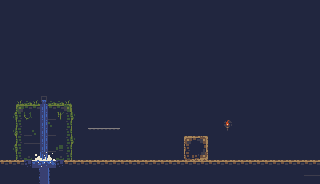

Tiled map render using the project's own tile images. Description and the whole map definition, tile-layer contents included, below:
An orthogonal 40x23 tile map with 8x8 px tiles, 3 tile layers (Tile Layer 1, lowest layer behind effects, lowest layer) and 3 objects.

<map version="1.10" tiledversion="1.11.2" orientation="orthogonal" renderorder="right-down" width="40" height="23" tilewidth="8" tileheight="8" infinite="0" nextlayerid="6" nextobjectid="10">
 <editorsettings>
  <export target="importmap.lua" format="lua" />
 </editorsettings>
 <tileset firstgid="1" name="test_tiles" tilewidth="8" tileheight="8" tilecount="96" columns="8">
  <image source="cavesofgallet_tiles.png" width="64" height="96" />
 </tileset>
 <layer id="1" name="Tile Layer 1" width="40" height="23">
  <data encoding="csv">
1,1,1,1,1,1,1,1,1,1,1,1,1,1,1,1,1,1,1,1,1,1,1,1,1,1,1,1,1,1,1,1,1,1,1,1,1,1,1,1,
1,1,1,1,1,1,1,1,1,1,1,1,1,1,1,1,1,1,1,1,1,1,1,1,1,1,1,1,1,1,1,1,1,1,1,1,1,1,1,1,
1,1,1,1,1,1,1,1,1,1,1,1,1,1,1,1,1,1,1,1,1,1,1,1,1,1,1,1,1,1,1,1,1,1,1,1,1,1,1,1,
1,1,1,1,1,1,1,1,1,1,1,1,1,1,1,1,1,1,1,1,1,1,1,1,1,1,1,1,1,1,1,1,1,1,1,1,1,1,1,1,
1,1,1,1,1,1,1,1,1,1,1,1,1,1,1,1,1,1,1,1,1,1,1,1,1,1,1,1,1,1,1,1,1,1,1,1,1,1,1,1,
1,1,1,1,1,1,1,1,1,1,1,1,1,1,1,1,1,1,1,1,1,1,1,1,1,1,1,1,1,1,1,1,1,1,1,1,1,1,1,1,
1,1,1,1,1,1,1,1,1,1,1,1,1,1,1,1,1,1,1,1,1,1,1,1,1,1,1,1,1,1,1,1,1,1,1,1,1,1,1,1,
1,1,1,1,1,1,1,1,1,1,1,1,1,1,1,1,1,1,1,1,1,1,1,1,1,1,1,1,1,1,1,1,1,1,1,1,1,1,1,1,
1,1,1,1,1,1,1,1,1,1,1,1,1,1,1,1,1,1,1,1,1,1,1,1,1,1,1,1,1,1,1,1,1,1,1,1,1,1,1,1,
1,1,1,1,1,1,1,1,1,1,1,1,1,1,1,1,1,1,1,1,1,1,1,1,1,1,1,1,1,1,1,1,1,1,1,1,1,1,1,1,
1,1,1,1,1,1,1,1,1,1,1,1,1,1,1,1,1,1,1,1,1,1,1,1,1,1,1,1,1,1,1,1,1,1,1,1,1,1,1,1,
1,1,1,1,1,1,1,1,1,1,1,1,1,1,1,1,1,1,1,1,1,1,1,1,1,1,1,1,1,1,1,1,1,1,1,1,1,1,1,1,
1,1,1,1,1,1,1,1,1,1,1,1,1,1,1,1,1,1,1,1,1,1,1,1,1,1,1,1,1,1,1,1,1,1,1,1,1,1,1,1,
1,1,1,1,1,1,1,1,1,1,1,1,1,1,1,1,1,1,1,1,1,1,1,1,1,1,1,1,1,1,1,1,1,1,1,1,1,1,1,1,
1,1,1,1,1,1,1,1,1,1,1,1,1,1,1,1,1,1,1,1,1,1,1,1,1,1,1,1,1,1,1,1,1,1,1,1,1,1,1,1,
1,1,1,1,1,1,1,1,1,1,1,1,1,1,1,1,1,1,1,1,1,1,1,1,1,1,1,1,1,1,1,1,1,1,1,1,1,1,1,1,
1,1,1,1,1,1,1,1,1,1,1,1,1,1,1,1,1,1,1,1,1,1,1,1,1,1,1,1,1,1,1,1,1,1,1,1,1,1,1,1,
1,1,1,1,1,1,1,1,1,1,1,1,1,1,1,1,1,1,1,1,1,1,1,1,1,1,1,1,1,1,1,1,1,1,1,1,1,1,1,1,
1,1,1,1,1,1,1,1,1,1,1,1,1,1,1,1,1,1,1,1,1,1,1,1,1,1,1,1,1,1,1,1,1,1,1,1,1,1,1,1,
1,1,1,1,1,1,1,1,1,1,1,1,1,1,1,1,1,1,1,1,1,1,1,1,1,1,1,1,1,1,1,1,1,1,1,1,1,1,1,1,
1,1,1,1,1,1,1,1,1,1,1,1,1,1,1,1,1,1,1,1,1,1,1,1,1,1,1,1,1,1,1,1,1,1,1,1,1,1,1,1,
1,1,1,1,1,1,1,1,1,1,1,1,1,1,1,1,1,1,1,1,1,1,1,1,1,1,1,1,1,1,1,1,1,1,1,1,1,1,1,1,
1,1,1,1,1,1,1,1,1,1,1,1,1,1,1,1,1,1,1,1,1,1,1,1,1,1,1,1,1,1,1,1,1,1,1,1,1,1,1,1
</data>
 </layer>
 <layer id="3" name="lowest layer behind effects" width="40" height="23">
  <data encoding="csv">
0,0,0,0,0,0,0,0,0,0,0,0,0,0,0,0,0,0,0,0,0,0,0,0,0,0,0,0,0,0,0,0,0,0,0,0,0,0,0,0,
0,0,0,0,0,0,0,0,0,0,0,0,0,0,0,0,0,0,0,0,0,0,0,0,0,0,0,0,0,0,0,0,0,0,0,0,0,0,0,0,
0,0,0,0,0,0,0,0,0,0,0,0,0,0,0,0,0,0,0,0,0,0,0,0,0,0,0,0,0,0,0,0,0,0,0,0,0,0,0,0,
0,0,0,0,0,0,0,0,0,0,0,0,0,0,0,0,0,0,0,0,0,0,0,0,0,0,0,0,0,0,0,0,0,0,0,0,0,0,0,0,
0,0,0,0,0,0,0,0,0,0,0,0,0,0,0,0,0,0,0,0,0,0,0,0,0,0,0,0,0,0,0,0,0,0,0,0,0,0,0,0,
0,0,0,0,0,0,0,0,0,0,0,0,0,0,0,0,0,0,0,0,0,0,0,0,0,0,0,0,0,0,0,0,0,0,0,0,0,0,0,0,
0,0,0,0,0,0,0,0,0,0,0,0,0,0,0,0,0,0,0,0,0,0,0,0,0,0,0,0,0,0,0,0,0,0,0,0,0,0,0,0,
0,0,0,0,0,0,0,0,0,0,0,0,0,0,0,0,0,0,0,0,0,0,0,0,0,0,0,0,0,0,0,0,0,0,0,0,0,0,0,0,
0,0,0,0,0,0,0,0,0,0,0,0,0,0,0,0,0,0,0,0,0,0,0,0,0,0,0,0,0,0,0,0,0,0,0,0,0,0,0,0,
0,0,0,0,0,0,0,0,0,0,0,0,0,0,0,0,0,0,0,0,0,0,0,0,0,0,0,0,0,0,0,0,0,0,0,0,0,0,0,0,
0,0,0,0,0,0,0,0,0,0,0,0,0,0,0,0,0,0,0,0,0,0,0,0,0,0,0,0,0,0,0,0,0,0,0,0,0,0,0,0,
0,0,0,0,0,0,0,0,0,0,0,0,0,0,0,0,0,0,0,0,0,0,0,0,0,0,0,0,0,0,0,0,0,0,0,0,0,0,0,0,
0,0,27,1610612755,27,0,1610612755,1610612755,27,0,0,0,0,0,0,0,0,0,0,0,0,0,0,0,0,0,0,0,0,0,0,0,0,0,0,0,0,0,0,0,
0,0,0,0,0,0,0,0,0,0,0,0,0,0,0,0,0,0,0,0,0,0,0,0,0,0,0,0,0,0,0,0,0,0,0,0,0,0,0,0,
0,3221225491,0,88,0,0,0,87,0,19,0,0,0,0,0,0,0,0,0,0,0,0,0,0,0,0,0,0,0,0,0,0,0,0,0,0,0,0,0,0,
0,0,0,0,0,0,18,0,0,0,0,0,0,0,0,0,0,0,0,0,0,0,0,0,0,0,0,0,46,0,0,0,0,0,0,0,0,0,0,0,
0,2147483667,0,18,18,0,58,0,0,0,0,0,0,0,0,0,0,0,0,0,0,0,0,0,0,0,0,0,54,0,0,0,0,0,0,0,0,0,0,0,
0,0,0,0,0,0,0,0,0,19,0,0,0,0,0,0,0,0,0,0,0,0,0,0,0,0,0,0,0,0,0,0,0,0,0,0,0,0,0,0,
0,3221225491,0,0,0,0,0,58,0,0,0,0,0,0,0,0,0,0,0,0,0,0,0,0,0,0,0,0,0,0,0,0,0,0,0,0,0,0,0,0,
0,0,0,0,91,0,0,0,0,0,0,0,0,0,0,0,0,0,0,0,0,0,0,0,0,0,0,0,0,0,0,0,0,0,0,0,0,0,0,0,
0,0,0,0,0,91,0,0,0,0,0,0,0,0,0,0,0,0,0,0,0,0,0,0,0,0,0,0,0,0,0,0,0,0,0,0,0,0,0,0,
0,0,0,0,0,91,0,0,0,0,0,0,0,0,0,0,0,0,0,0,0,0,0,0,0,0,0,0,0,0,0,0,0,0,0,0,0,0,0,0,
0,0,0,0,0,0,0,0,0,0,0,0,0,0,0,0,0,0,0,0,0,0,0,0,0,0,0,0,0,0,0,0,0,0,0,0,0,0,0,0
</data>
 </layer>
 <layer id="2" name="lowest layer" width="40" height="23">
  <data encoding="csv">
0,0,0,0,0,0,0,0,0,0,0,0,0,0,0,0,0,0,0,0,0,0,0,0,0,0,0,0,0,0,0,0,0,0,0,0,0,0,0,0,
0,0,0,0,0,0,0,0,0,0,0,0,0,0,0,0,0,0,0,0,0,0,0,0,0,0,0,0,0,0,0,0,0,0,0,0,0,0,0,0,
0,0,0,0,0,0,0,0,0,0,0,0,0,0,0,0,0,0,0,0,0,0,0,0,0,0,0,0,0,0,0,0,0,0,0,0,0,0,0,0,
0,0,0,0,0,0,0,0,0,0,0,0,0,0,0,0,0,0,0,0,0,0,0,0,0,0,0,0,0,0,0,0,0,0,0,0,0,0,0,0,
0,0,0,0,0,0,0,0,0,0,0,0,0,0,0,0,0,0,0,0,0,0,0,0,0,0,0,0,0,0,0,0,0,0,0,0,0,0,0,0,
0,0,0,0,0,0,0,0,0,0,0,0,0,0,0,0,0,0,0,0,0,0,0,0,0,0,0,0,0,0,0,0,0,0,0,0,0,0,0,0,
0,0,0,0,0,0,0,0,0,0,0,0,0,0,0,0,0,0,0,0,0,0,0,0,0,0,0,0,0,0,0,0,0,0,0,0,0,0,0,0,
0,0,0,0,0,0,0,0,0,0,0,0,0,0,0,0,0,0,0,0,0,0,0,0,0,0,0,0,0,0,0,0,0,0,0,0,0,0,0,0,
0,0,0,0,0,0,0,0,0,0,0,0,0,0,0,0,0,0,0,0,0,0,0,0,0,0,0,0,0,0,0,0,0,0,0,0,0,0,0,0,
0,0,0,0,0,0,0,0,0,0,0,0,0,0,0,0,0,0,0,0,0,0,0,0,0,0,0,0,0,0,0,0,0,0,0,0,0,0,0,0,
0,0,0,0,0,0,0,0,0,0,0,0,0,0,0,0,0,0,0,0,0,0,0,0,0,0,0,0,0,0,0,0,0,0,0,0,0,0,0,0,
0,0,0,0,0,0,0,0,0,0,0,0,0,0,0,0,0,0,0,0,0,0,0,0,0,0,0,0,0,0,0,0,0,0,0,0,0,0,0,0,
0,0,0,0,0,65,0,0,0,0,0,0,0,0,0,0,0,0,0,0,0,0,0,0,0,0,0,0,0,0,0,0,0,0,0,0,0,0,0,0,
0,0,9,10,10,66,10,10,2684354569,0,0,0,0,0,0,0,0,0,0,0,0,0,0,0,0,0,0,0,0,0,0,0,0,0,0,0,0,0,0,0,
0,0,17,0,0,66,29,0,3221225489,0,0,0,0,0,0,0,0,0,0,0,0,0,0,0,0,0,0,0,0,0,0,0,0,0,0,0,0,0,0,0,
0,0,17,0,0,66,0,0,3221225489,0,0,0,0,0,0,0,0,0,0,0,0,0,0,0,0,0,0,0,0,0,0,0,0,0,0,0,0,0,0,0,
0,0,17,29,0,66,29,0,3221225489,0,0,21,21,21,21,0,0,0,0,0,0,0,0,0,0,0,0,0,0,0,0,0,0,0,0,0,0,0,0,0,
0,0,17,29,29,66,0,0,3221225489,0,0,0,0,0,0,0,0,0,0,0,0,0,0,36,37,2684354596,0,0,0,0,0,0,0,0,0,0,0,0,0,0,
0,0,17,0,0,66,29,0,3221225489,0,0,0,0,0,0,0,0,0,0,0,0,0,0,44,0,2684354597,0,0,0,0,0,0,0,0,0,0,0,0,0,0,
0,0,17,26,73,74,75,26,3221225489,0,0,0,0,0,0,0,0,0,0,0,0,0,0,52,1610612780,3221225508,0,0,0,0,0,0,0,0,0,0,0,0,0,0,
37,37,37,89,81,82,83,89,37,37,37,37,37,37,37,37,37,37,37,37,37,37,37,37,37,37,37,37,37,37,37,37,37,37,37,37,37,37,37,37,
0,0,0,0,90,0,92,0,0,0,0,0,0,0,0,0,0,0,0,0,0,0,0,0,0,0,0,0,0,0,0,0,0,0,0,0,0,0,29,29,
0,0,0,0,90,91,92,0,0,0,0,0,0,0,0,0,0,0,0,0,0,0,0,0,0,0,0,0,0,0,0,0,0,0,0,0,0,0,0,0
</data>
 </layer>
 <objectgroup id="5" name="walls">
  <object id="7" x="16" y="104" width="56" height="56" />
  <object id="8" x="0" y="160" width="320" height="24" />
  <object id="9" x="184" y="136" width="24" height="24" />
 </objectgroup>
</map>
